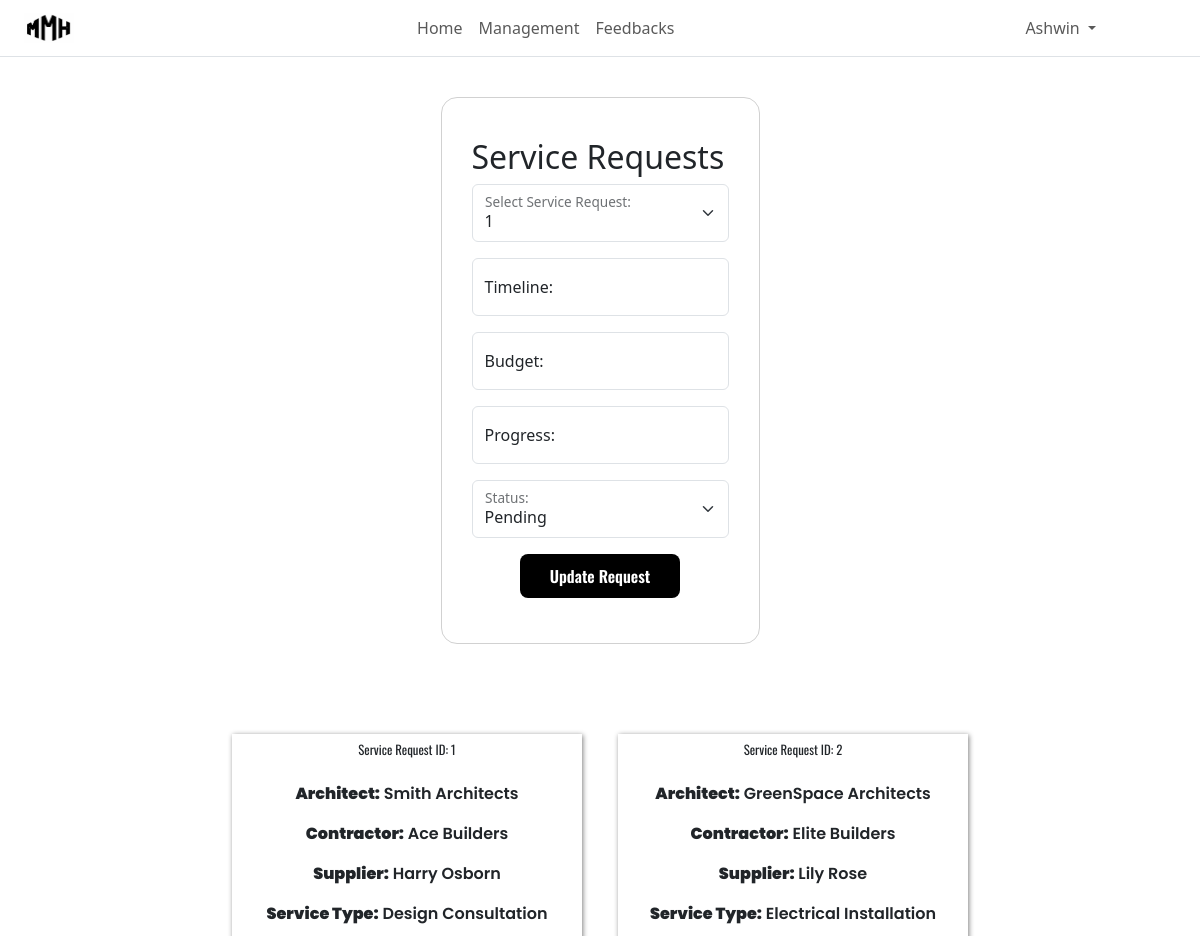
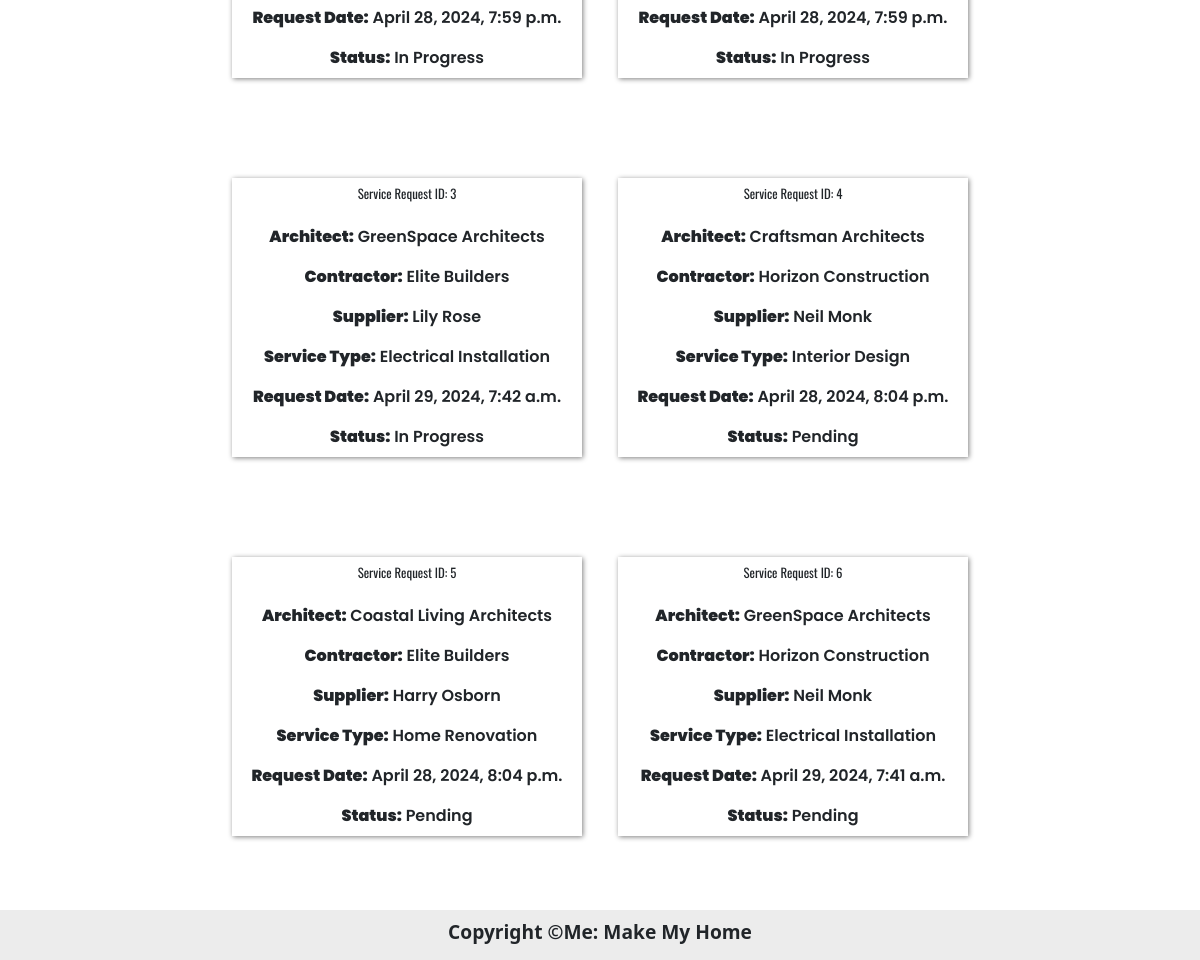
Screenshot of /service-requests/ (signed in) with the database file from the repository (2 pictures, top to bottom).
### mmh_app/models.py (models this page shows)
class HomeOwner(models.Model):
    phone = models.CharField(max_length=13, primary_key=True)
    password = models.CharField(max_length=50)
    name = models.CharField(max_length=50)
    user = models.BooleanField(default=True)
    email = models.CharField(max_length=50)

class ServiceRequest(models.Model):
    homeowner = models.ForeignKey(HomeOwner, on_delete=models.CASCADE)
    architech = models.ForeignKey(Architect, on_delete=models.CASCADE, default="")
    contractor = models.ForeignKey(Contractor, on_delete=models.CASCADE, default="")
    supplier = models.ForeignKey(Supplier, on_delete=models.CASCADE)
    service_type = models.CharField(max_length=50)
    request_date = models.DateTimeField(auto_now=True)
    status = models.CharField(max_length=50)

class Architect(models.Model):
    phone = models.CharField(max_length=13, primary_key=True)
    name = models.CharField(max_length=50)
    specilization = models.CharField(max_length=250)

class Contractor(models.Model):
    phone = models.CharField(max_length=13 , primary_key=True)
    name = models.CharField(max_length=50)
    expertise = models.CharField(max_length=250)

class Supplier(models.Model):
    phone = models.CharField(max_length=13 , primary_key=True)
    name = models.CharField(max_length=50)
    categloge = models.CharField(max_length=150)

### mmh_app/views.py (the view, shortened to what this page needs)
# urls.py: path('service-requests/', service_requests, name='service_requests'),
def service_requests(request):
    key = request.session.get('session_key')
    if key:
        try:
            user = HomeOwner.objects.get(phone=key)
        except:
            user = Manager.objects.get(phone=key)
    requests = ServiceRequest.objects.all()
    return render(request, 'service_requests.html', {'requests': requests, 'user':user})

### mmh_app/templates/service_requests.html (shortened to what this page needs)
{%extends 'base.html'%}
{%block content%}
<div class="dc"><div class="frm">
    <h2>Service Requests</h2>
    <form method="post">
        <div class="form-floating mb-3">
            <select class="form-select" name="request_id">
                {% for request in requests %}
                    <option value="{{ request.id }}">{{ request.id }}</option>
                {% endfor %}
            </select>
            <label for="request_id">Select Service Request:</label>
        </div>
        <div class="form-floating mb-3">
            <input type="text" class="form-control" placeholder="" name="timeline" id="timeline" required>
            <label for="timeline">Timeline:</label>
        </div>
        <div class="form-floating mb-3">
            <input type="number" class="form-control" placeholder="" name="budget" id="budget" required>
            <label for="budget">Budget:</label>
        </div>
        <div class="form-floating mb-3">
            <input type="number" class="form-control" placeholder="" name="progress" id="progress" required>
            <label for="progress">Progress:</label>
        </div>
        <div class="form-floating mb-3">
            <select class="form-select" name="status" id="status">
                <option value="Pending">Pending</option>
            </select>
            <label for="status">Status:</label>
        </div>
        <button type="submit" class="btna d-block mx-auto">Update Request</button>
    </form>
</div></div>
<div class="dc">
        {% for request in requests %}
        <div class="cards">
                        <h5 class="card-title mb-4">Service Request ID: {{ request.id }}</h5>
                        <p class="card-text"><strong>Architect:</strong> {{ request.architech.name }}</p>
                        <p class="card-text"><strong>Contractor:</strong> {{ request.contractor.name }}</p>
                        <p class="card-text"><strong>Supplier:</strong> {{ request.supplier.name }}</p>
                        <p class="card-text"><strong>Service Type:</strong> {{ request.service_type }}</p>
                        <p class="card-text"><strong>Request Date:</strong> {{ request.request_date }}</p>
                        <p class="card-text"><strong>Status:</strong> {{ request.status }}</p>
                    </div>
            {% endfor %}
</div>
{%endblock content%}

### mmh_app/templates/header.html (shortened to what this page needs)
<nav class="navbar navbar-expand-lg sticky-top border-bottom border-body" style="background-color: rgb(255, 255, 255); width: 100% !important;">
  <div class="container-fluid ps-4 pe-5">
  {%load static%}
<img style="height: 30px; width: 50px;" src="{%static 'l.jpg'%}" alt="">
    <div class="collapse navbar-collapse" id="navbarSupportedContent">
      <ul class="navbar-nav mx-auto mb-2 mb-lg-0">
        <li class="nav-item">
          <a class="nav-link " aria-current="page" href="{{'/'}}">Home</a>
        </li>
        <li class="nav-item">
          <a class="nav-link " href="/management/">Management</a>
        </li>
        <li class="nav-item">
          <a class="nav-link " href="/feedbacks/">Feedbacks</a>
        </li>
      </ul>
      {%if request.session.session_key%}
      {% if user.user%}
          <ul class="navbar-nav me-5">
            <li class="nav-item dropdown">
                <a class="nav-link dropdown-toggle" href="#" id="navbarDropdown" role="button" data-toggle="dropdown" data-bs-toggle="dropdown" aria-haspopup="true" aria-expanded="false">
                    {{user.name}}
                </a>
              </li>
          </ul>
        {% endif %}
      {%endif%}
    </div>
  </div>
</nav>

### mmh_app/static/style.css (style rules this page uses)
* { margin: 0; padding: 0; box-sizing: border-box; }
body { background-color: rgb(255, 255, 255); font-family: 'Poppins', sans-serif; }
.dc { display: flex; justify-content: center; align-items: start; padding: 0 5vw; flex-wrap: wrap; width: 100%; }

### rows the page displays
HomeOwner: name "Ashwin"
ServiceRequest: id "1", architech.name "Smith Architects", contractor.name "Ace Builders", supplier.name "Harry Osborn", service_type "Design Consultation", request_date "April 28, 2024, 7:59 p.m.", status "In Progress"
ServiceRequest: id "2", architech.name "GreenSpace Architects", contractor.name "Elite Builders", supplier.name "Lily Rose", service_type "Electrical Installation", request_date "April 28, 2024, 7:59 p.m.", status "In Progress"
ServiceRequest: id "3", architech.name "GreenSpace Architects", contractor.name "Elite Builders", supplier.name "Lily Rose", service_type "Electrical Installation", request_date "April 29, 2024, 7:42 a.m.", status "In Progress"
ServiceRequest: id "4", architech.name "Craftsman Architects", contractor.name "Horizon Construction", supplier.name "Neil Monk", service_type "Interior Design", request_date "April 28, 2024, 8:04 p.m.", status "Pending"
ServiceRequest: id "5", architech.name "Coastal Living Architects", contractor.name "Elite Builders", supplier.name "Harry Osborn", service_type "Home Renovation", request_date "April 28, 2024, 8:04 p.m.", status "Pending"
ServiceRequest: id "6", architech.name "GreenSpace Architects", contractor.name "Horizon Construction", supplier.name "Neil Monk", service_type "Electrical Installation", request_date "April 29, 2024, 7:41 a.m.", status "Pending"

### other values shown
form field request_id "1"
